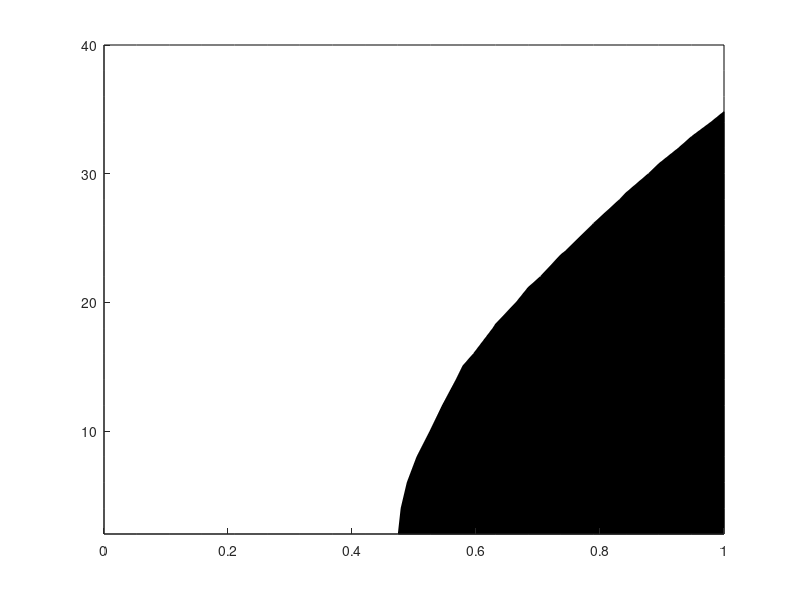

Source code (MATLAB): (Note: this script raises an error after producing the figure.)
%This script generate figure S3A. We create a map of parameter space (group size and essentiality
%of cooperation) and evaluate which mechanism (fully coordinated specialisation
%or random specialisation) is favoured. We assume here the reproductive
%fecundity depends linearly on the ratio of helpers to reproductives in the group.

clear all
close all

%Parameter space
Nmax=40;
Nmin=2;
size=linspace(Nmin,Nmax,(Nmax-Nmin)/2+1);  %discretisation for group size

essen=linspace(0.0,1,length(size)); %discretisation for essentiality of cooperation 

beta=0.01; %shape of coordination cost
alpha=0.1; %scale of coordination costs

%Iterate through each possible parameter combination, calculate the optimal
%proportion of helpers. Evaluate the fitness of a coordinated
%group, and random groups. Store in results. 
results=[]

for i=1:length(essen)
    disp(i)
    for j=1:length(size)
        e=essen(i);
        N=size(j);
        popt=(N-1)./N;
        qopt=max(0,((2*e-1)/(N*e))^(1/(N-1)));
        cn=alpha.*(1-exp(-beta.*N.*(N-1)/2));
        cstar=1-N*((1-e)+(2*e-1)*qopt-e*(qopt^N))/((N-2)*e+1);
        if isreal(cstar) && cstar>0 && isreal(qopt) %makes sure area where 
            %DOL not favoured doesnt mess up results!
        results(end+1,:)=[e N qopt cn cstar];
        else
        results(end+1,:)=[e N 0 1 .001];
        end

    end
end

%Setup for plots
y=[];
grid=3;
x=linspace(0,1,grid)
y=[];
for i=1:grid
    y(end+1,:)=[x(i) x(i) x(i)]
end
y(2,:)=y(1,:)
ftsz=50;
matt2=[];

for i=1:length(size)
    for j=1:length(essen)
        e=essen(j);
        N=size(i);
        coordfit=results(results(:,2)==N&results(:,1)==e,4);
        stochcontfit=results(results(:,2)==N&results(:,1)==e,5);
        matt2(i,j)=stochcontfit/coordfit;
    end
end

for i=1:length(size)
    for j=1:length(essen)
        e=essen(j);
        N=size(i);
        coordcost=results(results(:,2)==N&results(:,1)==e,4);
        randcost=results(results(:,2)==N&results(:,1)==e,5);
        matt3(i,j)=randcost/coordcost;
        if matt3(i,j)<0
            matt3(i,j)=0 %area where DOL not favoured for either mechanism
        end
    end
end



%Optimal mechanism when the probability of being a helper is equal to the 
%continuous optimal proportion of helpers
figure()
set(gcf, 'Position',  [0, 0, 800, 800])
colormap(flipud(y))
[M,c]=contourf(essen, size,matt3, [0, 1, 1000],'Color','k','ShowText','off', 'Linestyle','-')
c.LineWidth = 2;
set(gcf,'color','w');
ax = gca;
ax.XTick=[0 0.5 1];
ax.YTick=[2 20 40];
ax.FontSize = ftsz/2; 
axis([min(essen) max(essen) min(size) max(size)])
ax.XTickLabel={'0', '1/2','1'};



endol=results(results(:,3)<=0,1);
nndol=results(results(:,3)<=0,2);
nmax=[];
for i=1:length(essen)
    e=essen(i);
    if sum(endol==e)>0
        nmax(i)=max(nndol(endol==e))
    else
        nmax(i)=0;
    end
end
bottom=zeros(1,length(essen));
hold on
fill([essen flip(essen)],[nmax bottom],'r','LineStyle','none')
